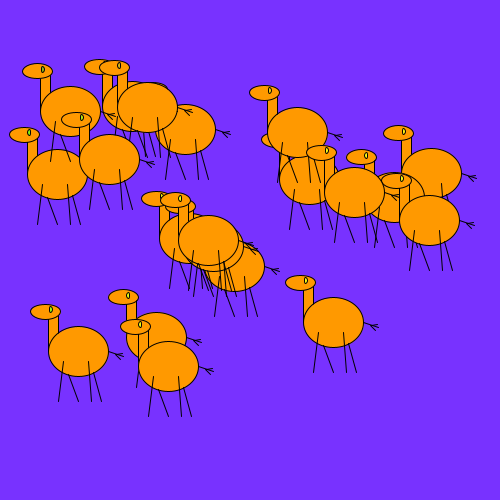
Frame 1 (no input)
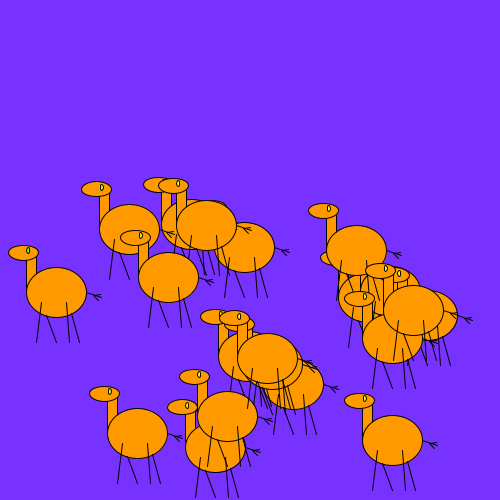
Frame 60 (the mouse pressed at the canvas centre just before this capture)
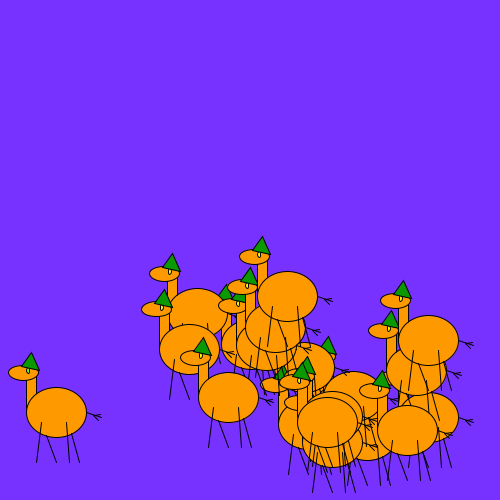
Frame 120 (the mouse held since frame 60 and released just before this capture)

The Processing sketch that drew these frames (run headless with seeded random() and noise(); from frame 60 on, the mouse is pressed at the canvas centre):

// Processing sketch: processing_15824
// ── processing_15824.pde

Lama[] myLama = new Lama[20]; // array of 20 lama's

void setup () {
  // size window
  size(500,500);
  
  for (int i=0; i < myLama.length; i++){
    myLama[i] = new Lama();
  }
}
  
void draw () {
  // blue background and colour for fill
  background(120,50,255);
  for (int i = 0; i < myLama.length; i++){
  // operate Lama object
  myLama[i].move();
  myLama[i].display();
  }
}

// define a class
class Lama {
  color c; //the color of the hat
  color c2; // the color of the body
  //variables
  float x_position;
  float y_position;
  float xspeed; 
  float yspeed;
  float s;
  float r;
  float xdirection; 
  float ydirection;
  float xs, ys, bs, mass;
  
  public void move() {
     x_position = x_position + xspeed*xdirection;
    y_position = y_position + yspeed*ydirection;
    if (x_position > width-60*s || x_position<60*s) {
      xdirection=-xdirection;
    }
    if (y_position > (height-50*s) || y_position<50*s) {
      ydirection=-ydirection;
    } 
    x_position += xs;
    y_position += ys;
    

   
    if (abs(ys) < 0.07)
      ys = 0;
    if (abs(xs) < 0.07)
      xs = 0;
    for (int i=0; i < myLama.length; i++) {
      Lama b2 = myLama[i];
      if (!(b2==this)) {
        float cD = b2.bs/2 + bs/2;
        float aD = sqrt((b2.x_position - x_position)*(b2.x_position - x_position)+(b2.y_position - y_position)*(b2.y_position - y_position));
        if (cD>aD) {
          float cna = atan2(b2.y_position-y_position, b2.x_position-x_position);
          float mD1 =(cD-aD)*(b2.mass/(mass+b2.mass));
          float mD2 =(cD-aD)*(mass/(mass+b2.mass));
          x_position += mD1*cos(cna+180);
          y_position += mD1*sin(cna+180);
          b2.x_position += mD2*cos(cna);
          b2.y_position += mD2*sin(cna);
          float nX = cos(cna);
          float nY = sin(cna);
          float a1 = xs*nX + ys*nY;
          float a2 = b2.xs*nX + b2.ys*nY;
          float oP = (2.0* (a1-a2)) / (mass + b2.mass);
          xs -= oP*b2.mass*nX;
          ys -= oP*b2.mass*nY;
          b2.xs += oP*mass*nX;
          b2.ys += oP*mass*nY;
        }
      }
    }
  }
 
    
  Lama(){
    // color of the hat
    c = color(10,153,0);
    // color of the body
    c2 = color(255,153,0);
    x_position = random(50,450);
    y_position = random(100,400);
    xspeed = 1;
    yspeed = 2;
    s = 1;
    r = 0;
    xdirection=1;
    ydirection=1;
  }
  
  void display() {
    fill(c2);
    // ellipse in center mode
  ellipseMode(CENTER);

  //neck and head
  rect(x_position-30*s,y_position-40*s,10*s,40*s);
  ellipse(x_position-33*s,y_position-40*s,30*s,15*s);

  // body
  ellipse(x_position,y_position,60*s,50*s);

  //legs
  line(x_position-15*s,y_position+10*s,x_position-20*s,y_position+50*s);
  line(x_position-10*s,y_position+23*s,x_position,y_position+50*s);
  line(x_position+10*s,y_position+10*s,x_position+13*s,y_position+50*s);
  line(x_position+15*s,y_position+21*s,x_position+23*s,y_position+50*s);

  //tail
  line(x_position+30*s,y_position,x_position+45*s,y_position+5*s);
  line(x_position+38*s,y_position+3*s,x_position+44*s,y_position+2*s);
  line(x_position+37*s,y_position+3*s,x_position+42*s,y_position+8*s);

  //eye
  fill(x_position+75,y_position+75,20);
  ellipse(x_position-28*s,y_position-42*s,3*s,6*s);

  //when the mouse is pressed
  if(mousePressed) {
    //hoedje
    fill(c);
    rotate(radians(r));
    triangle(x_position-35*s,y_position-46*s,x_position-25*s,y_position-60*s,x_position-17*s,y_position-42*s);
  }
  
    
  }
  
  }
